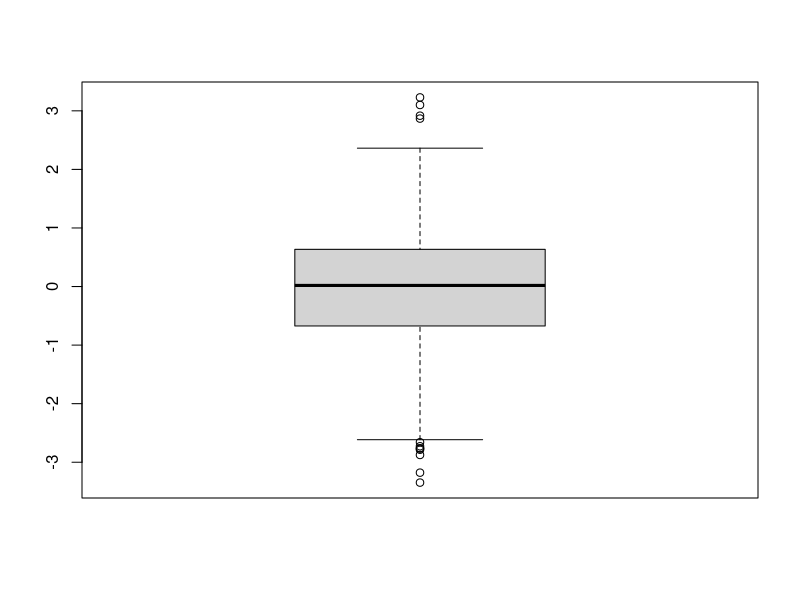

Here is the R script that generated this plot:

###############################
# #lecture note
# #lecture_4: most basic
# ?exp
# ?plot.default
# help(topic = "stats-package") #use "TAB" for fun
# help(seq)
# 
# x <- 1:10 #short cut: alt- for <- and alt+ for ≠
# x = 1:10; x = seq(1,10); x <- c(1:10)
# plot(x,sin(x),type="o", col="blue",lwd=3)
# round(sqrt(x),3)
# x[4]; x[c(4,7)]
# date()
# z=c(T,F,T,F,T)
# x[z]
# 
#     #esc will stop the "+" for not able to close )
# rm(list=ls()) #clean up enviornment
# 
# # to create name and assign each a number: 
# 
# x <- 1:3; names(x) <- c("a","b","c")
# x[c("b","a")]
# x <- c(a=1,b=2,c=3); x["a"]
# which.max(x)
# sort(x)
# 
#     # matrix: data.frame, eg.: gene1, gene2, expression1, exp2 ... 
# 
# dat <- data.frame(id=letters[1:10],x=1:10,y=11:20); View(dat)
# dat$id; dat$y[3]  
# 
# # Read CSV into R
# # MyData <- read.csv(file="TheDataIWantToReadIn.csv", header=TRUE, sep=",")
# dep <- read.csv2("http://bio3d.uib.no/data/pdb_deposition2.csv")
# 
# # head();tail();View();dim();nrow();ncol();rownames();colnames();str();
# #use comman+enter to send fomr script to console
# #shortcut: control+1 control+2 to moce cursor
# #cbind(matrix1,matrix2) # or rbind #combine by column row
# fac <- factor(c("a","b"),ordered=T,levels=c("a","b")); levels(fac) <- c("aa","bb") #make fac leveled factor, and assign name of factor
# summary(fac)

#  x=1:3;y=c(T,T,F)
#  df_namebbbb <- data.frame(x,y)
#  str(df_namebbbb) # to review srtucture
#  df_namebbbb[2:3,"y"] #retrieve from dataframe: only columns are variable nae
#  subset(df_namebbbb,subset=y)
# order(subset(df_namebbbb,subset=y)) #outcome: index

# my_list=list(df_namebbbb,x,y,fac) #include everything inside
# names(my_list) <- c("vec", "mat","df","aa")
# #or, my_list <- list(vec = df_namebbbb,mat=x,df=y)
# # data.frams: diff class of columns
boxplot(rnorm(1000,0)) #1000 points, mean=0
# #Table1 <- read.table("bimm143_05_rstats/weight_chart.txt",header = T,sep = "\t")
# par($cex) #check the current value

# 
# cbind(rnorm(10,0),rnorm(10,4))
# rbind(rnorm(10,0),rnorm(10,4))
# 
# par(mfrow=c(3,3)) #subplot
# plot(1:5)
######################################

# lec6: function practice

# rescale <- function(x,na.rm = T,plot=T){
#   #x shall be a vector, return the portion x is larger than min
#   #rng <- range(x,na.rm = T) #added na.rm for remove NA. if na.rm=F(default), non-resistant to NA
#   rng <- range(x,na.rm = na.rm)
#   
#   answer <- (x - rng[1])/(rng[2]-rng[1])
#   
#   if(plot){ #user defined: whether to plot
#   plot(answer,type = "b")
#   }
# }
#   rescale(c(1,2,1,5,5,3),F,T)















